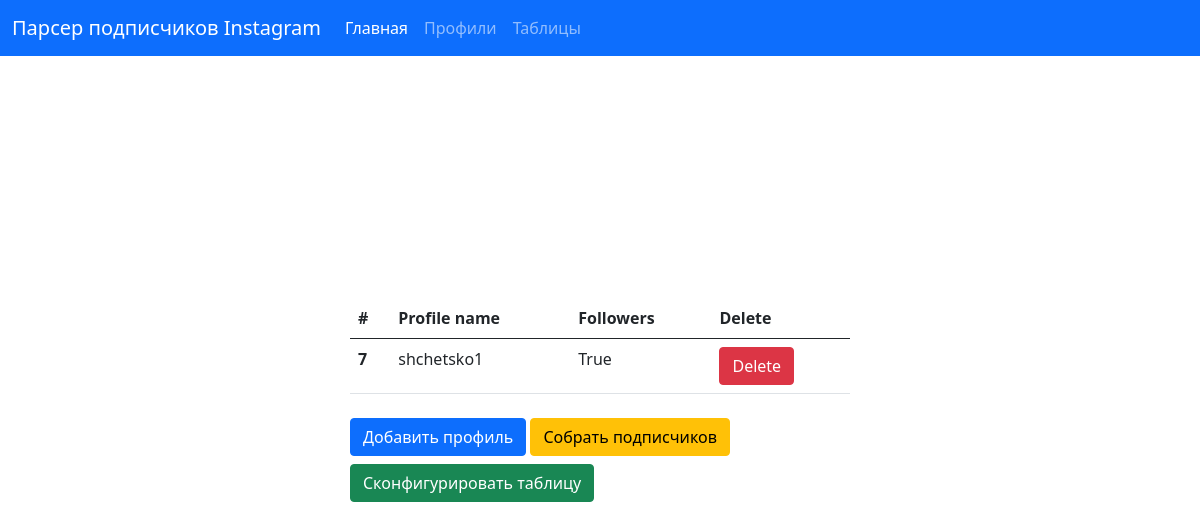
The app's page /list, older data.
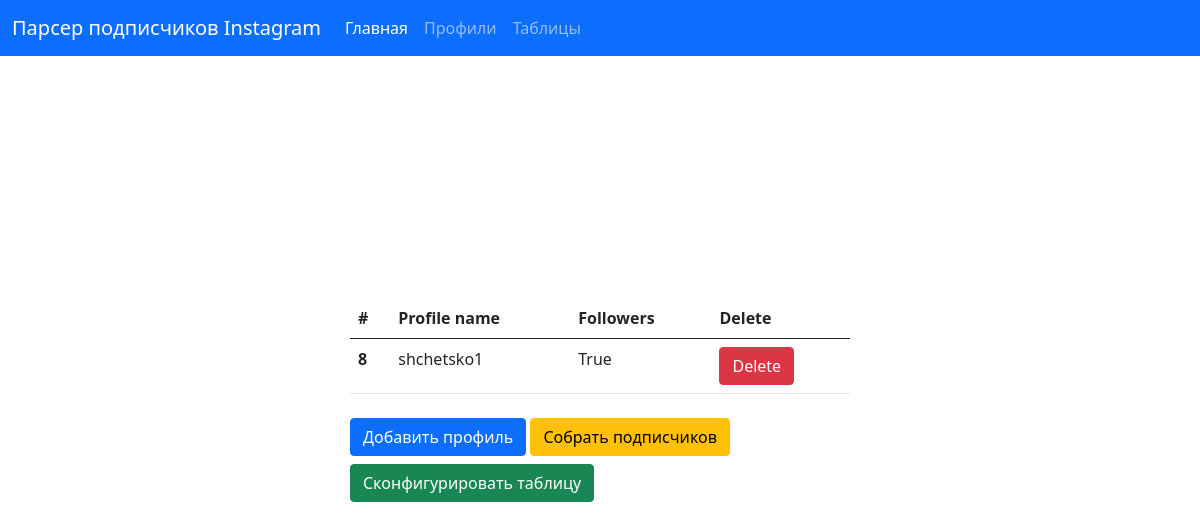
The same page, newer data.
### followers/models.py (models this page shows, shortened)
class Profile (models.Model):
    name = models.CharField(max_length=100 , verbose_name='Имя профиля')
    download = models.BooleanField(null=False, default=False)

### followers/views.py (the view)
# urls.py: path('list',views.ProfileList.as_view(),name = 'list'),
class ProfileList (ListView):
    model = Profile
    template_name = 'list.html'

### templates/list.html (shortened to what this page needs)
{% extends 'base.html' %}
{% block content %}
<div class="container">
    <form method="get" action="" class="col-sm-5 position-absolute top-50 start-50 translate-middle">
        <table class="table">
            <thead>
            <tr>
              <th scope="col">#</th>
              <th scope="col">Profile name</th>
              <th scope="col">Followers</th>
              <th scope="col">Delete</th>
            </tr>
            </thead>
            <tbody>
            {% for profile in object_list %}
                <tr>
                  <th scope="row">{{ profile.pk }}</th>
                  <td>{{ profile.name }}</td>
                  <td>{{ profile.download }}</td>
                  <td><a type="button" class="btn btn-danger" href="{% url 'delete' profile.pk %}">Delete</a></td>
                </tr>
            {% endfor %}
            </tbody>
        </table>
        <a href="{% url 'home' %}" class="btn btn-primary mt-2">Добавить профиль</a>
        <a href="{% url 'save' %}" class="btn btn-warning mt-2">Собрать подписчиков</a>
        <a href="{% url 'download' %}" class="btn btn-success mt-2">Сконфигурировать таблицу</a>
    </form>
</div>
{% endblock %}

### templates/base.html (shortened to what this page needs)
<!DOCTYPE html>
<html lang="en">
<head>
    <link href="https://cdn.jsdelivr.net/npm/bootstrap@5.1.0/dist/css/bootstrap.min.css" rel="stylesheet">
</head>
<body>
<nav class="mb-2 navbar navbar-expand-lg navbar-dark bg-primary">
  <div class="container-fluid">
    <a class="navbar-brand" href="#">Парсер подписчиков Instagram</a>
    <div class="collapse navbar-collapse" id="navbarNavAltMarkup">
      <div class="navbar-nav">
        <a class="nav-link active" aria-current="page" href="{% url 'home' %}">Главная</a>
        <a class="nav-link" href="{% url 'list' %}">Профили</a>
        <a class="nav-link" href="{% url 'load' %}">Таблицы</a>
      </div>
    </div>
  </div>
</nav>
{% block content %}
{% endblock %}
</body>
</html>

Row changes from the older to the newer data that the page shows:
removed Profile: pk "7", name "shchetsko1", download "True"
added Profile: pk "8", name "shchetsko1", download "True"
